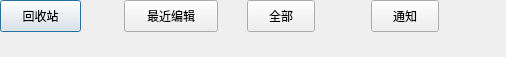
<?xml version="1.0" encoding="UTF-8"?>
<ui version="4.0">
 <class>RecircleHeader</class>
 <widget class="QDialog" name="RecircleHeader">
  <property name="geometry">
   <rect>
    <x>0</x>
    <y>0</y>
    <width>506</width>
    <height>57</height>
   </rect>
  </property>
  <property name="windowTitle">
   <string>Dialog</string>
  </property>
  <widget class="QPushButton" name="rbtn">
   <property name="geometry">
    <rect>
     <x>0</x>
     <y>0</y>
     <width>81</width>
     <height>32</height>
    </rect>
   </property>
   <property name="text">
    <string>回收站</string>
   </property>
   <property name="checkable">
    <bool>true</bool>
   </property>
  </widget>
  <widget class="QPushButton" name="lastBtn">
   <property name="geometry">
    <rect>
     <x>124</x>
     <y>0</y>
     <width>94</width>
     <height>32</height>
    </rect>
   </property>
   <property name="text">
    <string>最近编辑</string>
   </property>
   <property name="checkable">
    <bool>true</bool>
   </property>
  </widget>
  <widget class="QPushButton" name="allBtn">
   <property name="geometry">
    <rect>
     <x>247</x>
     <y>0</y>
     <width>68</width>
     <height>32</height>
    </rect>
   </property>
   <property name="text">
    <string>全部</string>
   </property>
   <property name="checkable">
    <bool>true</bool>
   </property>
  </widget>
  <widget class="QPushButton" name="msgBtn">
   <property name="geometry">
    <rect>
     <x>371</x>
     <y>0</y>
     <width>68</width>
     <height>32</height>
    </rect>
   </property>
   <property name="text">
    <string>通知</string>
   </property>
   <property name="checkable">
    <bool>true</bool>
   </property>
  </widget>
 </widget>
 <resources/>
 <connections/>
</ui>
